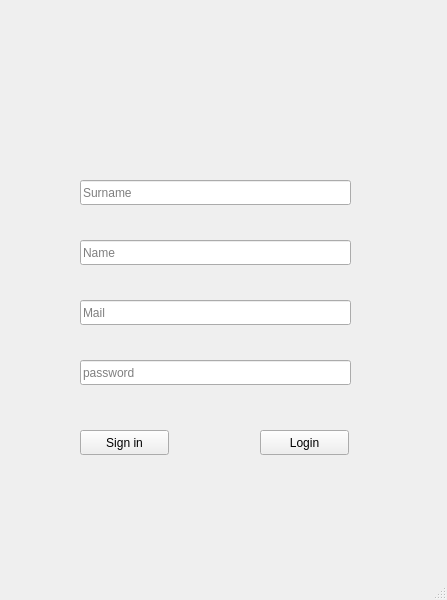
<?xml version="1.0" encoding="UTF-8"?>
<ui version="4.0">
 <class>MainWindow</class>
 <widget class="QMainWindow" name="MainWindow">
  <property name="geometry">
   <rect>
    <x>0</x>
    <y>0</y>
    <width>447</width>
    <height>600</height>
   </rect>
  </property>
  <property name="windowTitle">
   <string>Sign in</string>
  </property>
  <widget class="QWidget" name="centralwidget">
   <widget class="QLineEdit" name="let_surname">
    <property name="geometry">
     <rect>
      <x>80</x>
      <y>180</y>
      <width>271</width>
      <height>25</height>
     </rect>
    </property>
    <property name="placeholderText">
     <string>Surname</string>
    </property>
   </widget>
   <widget class="QLineEdit" name="let_name">
    <property name="geometry">
     <rect>
      <x>80</x>
      <y>240</y>
      <width>271</width>
      <height>25</height>
     </rect>
    </property>
    <property name="placeholderText">
     <string>Name</string>
    </property>
   </widget>
   <widget class="QLineEdit" name="let_mail">
    <property name="geometry">
     <rect>
      <x>80</x>
      <y>300</y>
      <width>271</width>
      <height>25</height>
     </rect>
    </property>
    <property name="placeholderText">
     <string>Mail</string>
    </property>
   </widget>
   <widget class="QLineEdit" name="let_pwd">
    <property name="geometry">
     <rect>
      <x>80</x>
      <y>360</y>
      <width>271</width>
      <height>25</height>
     </rect>
    </property>
    <property name="placeholderText">
     <string>password</string>
    </property>
   </widget>
   <widget class="QPushButton" name="btn_sign_in">
    <property name="geometry">
     <rect>
      <x>80</x>
      <y>430</y>
      <width>89</width>
      <height>25</height>
     </rect>
    </property>
    <property name="text">
     <string>Sign in</string>
    </property>
   </widget>
   <widget class="QPushButton" name="btn_login">
    <property name="geometry">
     <rect>
      <x>260</x>
      <y>430</y>
      <width>89</width>
      <height>25</height>
     </rect>
    </property>
    <property name="text">
     <string>Login</string>
    </property>
   </widget>
  </widget>
  <widget class="QStatusBar" name="statusbar"/>
 </widget>
 <resources/>
 <connections/>
</ui>
